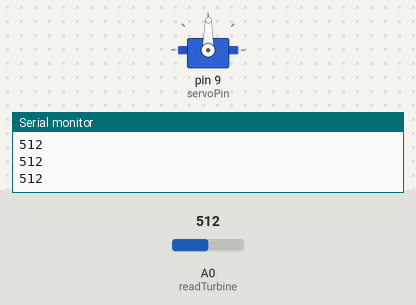
Simulated run of this sketch. Board: Arduino Uno, built with avr-gcc and run on an emulated ATmega328P. Parts: servo, the last lines printed to the serial monitor. The inputs (shaded band) are chosen by the test bench; at power-on: A0 (readTurbine) = 512.

Above: at 1.2 s.
1.3 s: A0 (readTurbine) set to 716
At 2.5 s:
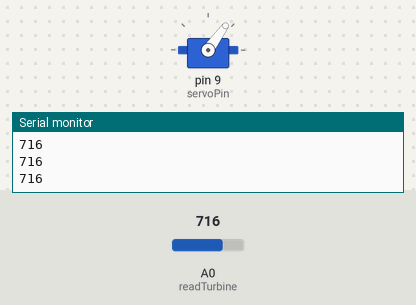
2.8 s: A0 (readTurbine) set to 900
At 3.8 s:
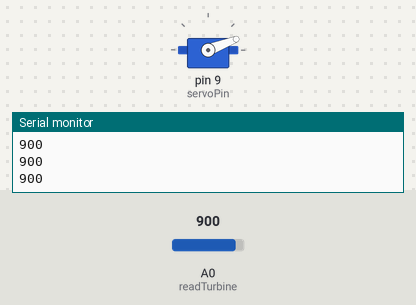
4.3 s: A0 (readTurbine) set to 1023
At 4.9 s:
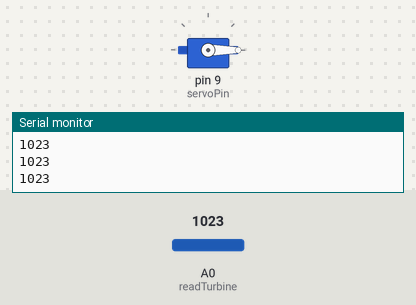
5.8 s: A0 (readTurbine) set to 306
At 6.1 s:
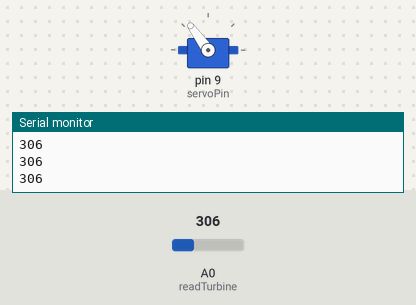
7.3 s: A0 (readTurbine) set to 122
At 8.4 s:
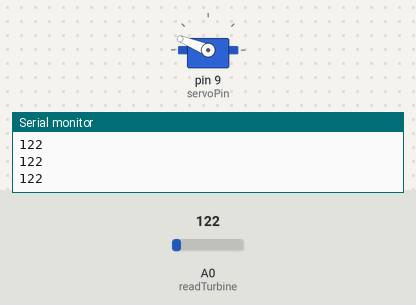
8.8 s: A0 (readTurbine) set to 0
At 9.4 s:
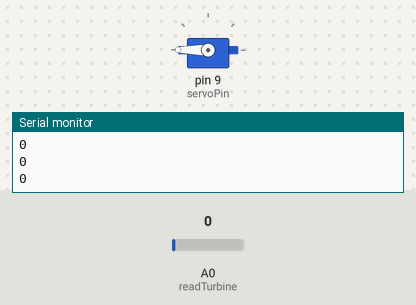
Timing chart, 0 to 11.3 s (numbered marks = the images above; inputs shaded):
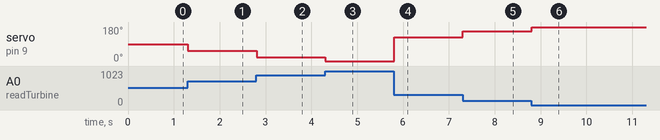

The sketch:

sevotmotor.ino
```cpp
#include <Servo.h>
int readTurbine =A0;
int servoPin = 9;
Servo myServo;
int readV;
float deg ;

void setup() {
  // put your setup code here, to run once:
  Serial.begin(9600);
  myServo.attach(servoPin);
  pinMode(readTurbine,INPUT);
}

void loop() {
  // put your main code here, to run repeatedly:
  readV = analogRead(readTurbine);
  Serial.println(readV);
  deg = (1023-readV)/5.683;
  // Serial.println(deg);
  myServo.write(deg);

}
```

Measured:
- after the input at 1.3 s, servo on pin 9 (servoPin): 89° → 54° at once
- after the input at 2.8 s, servo on pin 9 (servoPin): 54° → 21° at once
- after the input at 4.3 s, servo on pin 9 (servoPin): 21° → 0° at once
- after the input at 5.8 s, servo on pin 9 (servoPin): 0° → 126° at once
- after the input at 7.3 s, servo on pin 9 (servoPin): 126° → 158° at once
- after the input at 8.8 s, servo on pin 9 (servoPin): 158° → 180° at once
